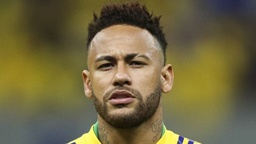
#> input picture image.jpg, 256 x 144 px, shrunk from 660 x 371 before the run
$ python kmeans_clustering.py
#> lines starting #> are read from the running program, lines starting #| are printed output that depends on the picture
import matplotlib.pyplot as plt
import seaborn as sns
from PIL import Image
from mpl_toolkits.mplot3d import Axes3D
import numpy as np

def rand(x):
    return np.random.randint(x)

def dist(cent,pnt):
    return sum([i**2 for i in np.asarray(cent)-np.asarray(pnt)])

def diff(X,Y):
    sum = 0
    for i in range(len(X)):
        for j in range(len(X[0])):
            sum+=(X[i][j]-Y[i][j])**2
    sum/=(len(X)*len(X[0]))
    return sum

im = Image.open("image.jpg")
#> im is the input picture: PIL image 256x144 RGB; mean R, G, B 112, 102.4, 65.7
im = im.resize([int(im.size[0]/4),int(im.size[1]/4)])
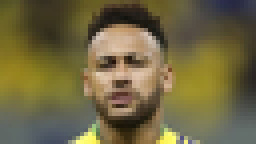
#> im: PIL image 64x36 RGB (shown 4 times larger); mean R, G, B 112, 102.4, 65.7
plt.imshow(im)
plt.title("Original image")
plt.show()

imMap = im.load()
tem = Image.new(im.mode,im.size)
#> tem: PIL image 64x36 RGB; every value is 0
tmap = tem.load()
k=2
r = []
g = []
b = []
for i in range(im.size[0]):
        for j in range(im.size[1]):
            r.append(imMap[i,j][0])
            g.append(imMap[i,j][1])
            b.append(imMap[i,j][2])
#> after the loop, b = 2304 values, max 186 at index 1341, min 7 at index 1075, mean 65.73; g = 2304 values, max 255 at index 755, min 19 at index 1120, mean 102.4; r = 2304 values, max 255 at index 755, min 18 at index 1120, mean 112
sor = sorted(r)
#> sor = 2304 values from 18 to 255
sog = sorted(g)
#> sog = 2304 values from 19 to 255
sob = sorted(b)
#> sob = 2304 values from 7 to 186

while(k<129):
    legends = []
    K = []

    #find initial centroids
    for i in range(k):
#        K.append((sor[int((i+1)/(k+1)*len(sor))],sog[int((i+1)/(k+1)*len(sor))],
#                  sob[int((i+1)/(k+1)*len(sor))]))
        K.append((rand(255),rand(255),rand(255)))
        legends.append("Cluster %d"%(i+1))

    #K-Means approach to finalize centroids
    print("Approaching KMeans for K ",k)
    prev = [(0,0,0) for i in range(k)]
    while(diff(K,prev)>5):
        cluster = []
        el = [[] for i in range(k)]
        for i in range(im.size[0]):
            for j in range(im.size[1]):
                temp = []
                for t in range(k):
                    temp.append(dist(K[t],imMap[i,j]))
                y = temp.index(min(temp))
                cluster.append(y)
                el[y].append(list(imMap[i,j]))
                tmap[i,j] = K[y]
        prev =  [ i for i in K]
        for i in range (k):
            if el[i]==[]:
                K[i] = (0,0,0)
                continue
            K[i] = []
            K[i].append(int(sum([x[0] for x in el[i]])/len([x[0] for x in el[i]])))
            K[i].append(int(sum([x[1] for x in el[i]])/len([x[1] for x in el[i]])))
            K[i].append(int(sum([x[2] for x in el[i]])/len([x[2] for x in el[i]])))
            K[i] = tuple(K[i])
#> after the loop, K = [(99, 92, 56), (189, 165, 125)]

    #plots
    print("Plotting KMeans for K",k)
    f = plt.figure()
    ax = plt.axes(projection='3d')
    img = ax.scatter(r,g,b,c=cluster)
    ax.set_title("R,G,B spread for %d Ks"%(k))
    ax.set_xlabel("R")
    ax.set_ylabel("G")
    ax.set_zlabel("B")
    f.colorbar(img)
    plt.show()
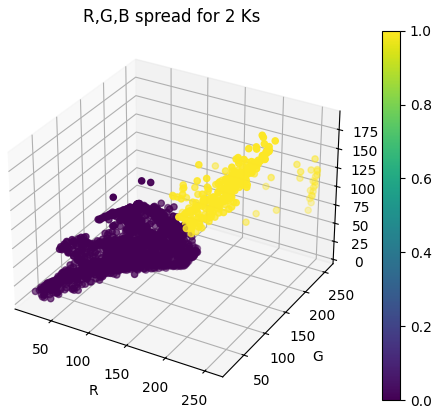
#> figure drawn by matplotlib, 2 panels
    plt.title("%d KMeans image"%(k))
    plt.imshow(tem)
    plt.show()
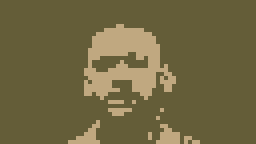
#> shown: shape (36, 64, 3) (shown 4 times larger); mean R, G, B 112.3, 103.1, 65.7
    tem.save("%d_K_means.png"%(k))
    k = k*2
    print("Done")
